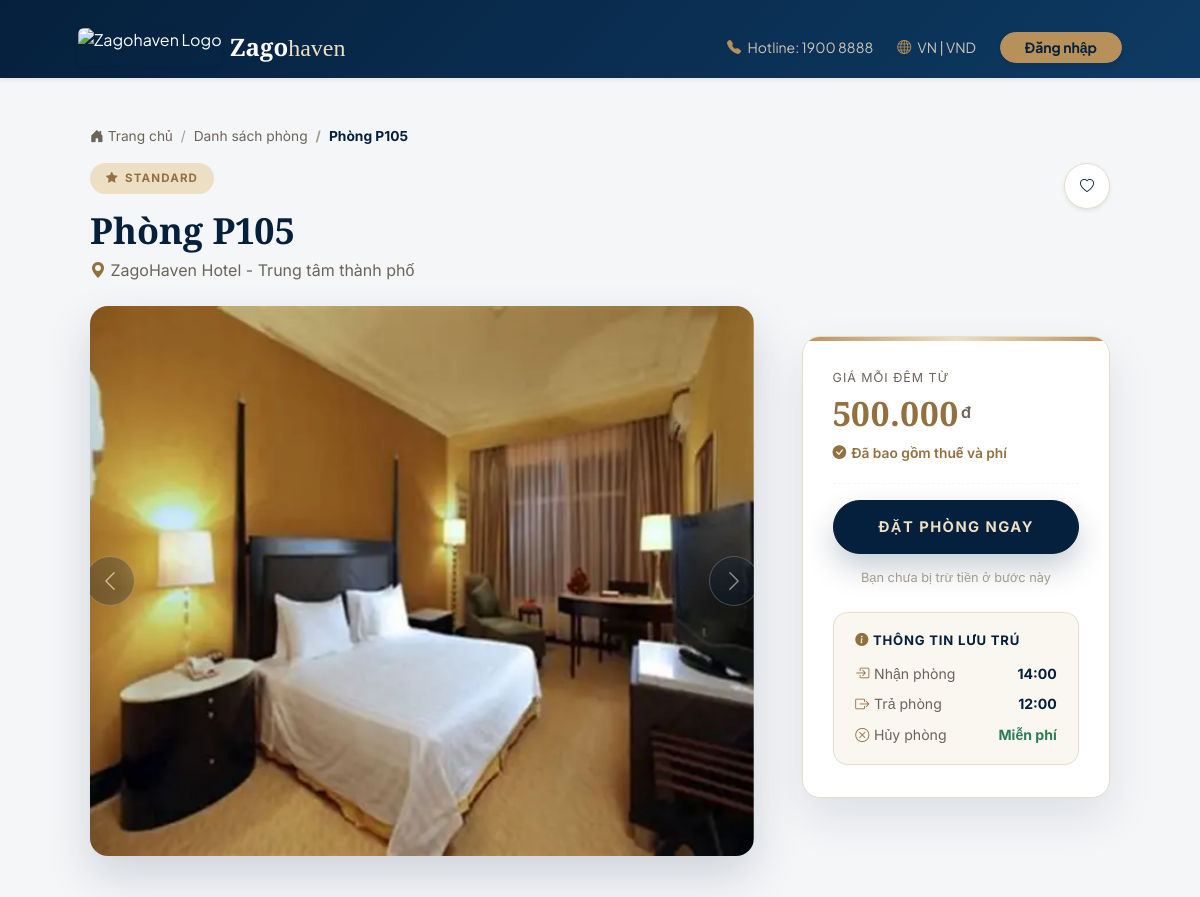
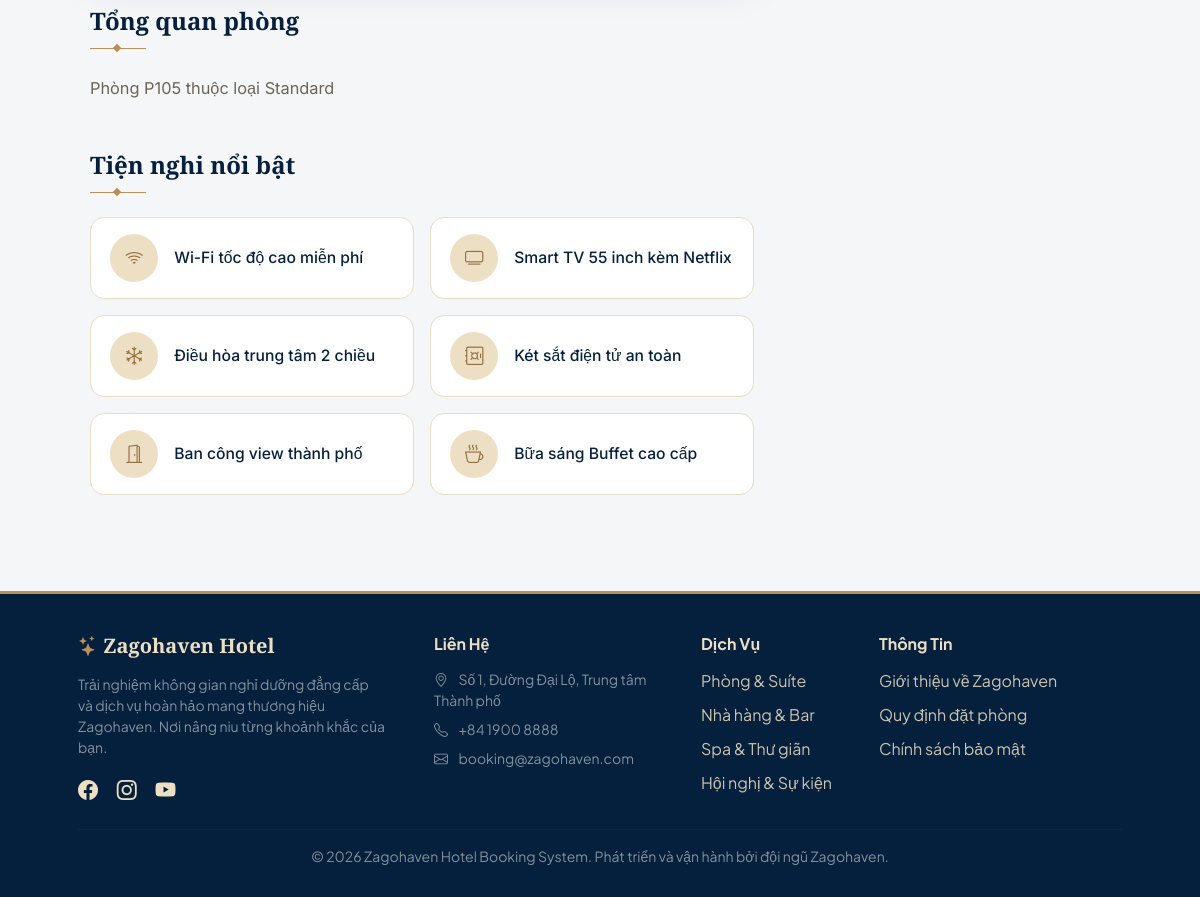
Page /room/50/ on the committed database (2 pictures, top to bottom).
### booking/models.py (models this page shows, shortened)
class Room(models.Model):
    HOUSEKEEPING_STATUS = (
        ('CLEAN', 'Sạch sẽ - Sẵn sàng đón khách'),
        ('DIRTY', 'Chưa dọn - Khách vừa check-out'),
        ('MAINTENANCE', 'Đang bảo trì/Sửa chữa'),
    )
    category = models.ForeignKey(RoomCategory, on_delete=models.CASCADE, verbose_name="Thuộc loại phòng")
    room_number = models.CharField(max_length=10, unique=True, verbose_name="Số phòng")
    is_available = models.BooleanField(default=True, verbose_name="Còn trống")
    housekeeping_status = models.CharField(max_length=20, choices=HOUSEKEEPING_STATUS, default='CLEAN', verbose_name="Tình trạng dọn dẹp")
    description = models.TextField(default="Phòng sang trọng với đầy đủ tiện nghi.", verbose_name="Mô tả thêm")
    image = models.ImageField(upload_to='rooms/', null=True, blank=True, verbose_name="Ảnh đại diện")
    class Meta:
        verbose_name = "Phòng"
        verbose_name_plural = "Danh sách phòng"

class RoomCategory(models.Model):
    name = models.CharField(max_length=50)
    price_per_night = models.DecimalField(max_digits=10, decimal_places=2)
    capacity = models.IntegerField(default=2)
    def get_current_season_alert(self):
        today = timezone.now().date()
        active_seasons = SeasonalPricing.objects.filter(
            start_date__lte=today,
            end_date__gte=today
        )
        is_weekend = today.weekday() in [4, 5, 6]
        if not is_weekend:
            active_seasons = active_seasons.filter(is_weekend_only=False)
        active_season = active_seasons.first()
        return None
    class Meta:
        verbose_name = "Loại phòng"
        verbose_name_plural = "Các loại phòng"

### booking/views.py (the view)
# urls.py: path('room/<int:room_id>/', booking_views.room_detail, name='room_detail'),
def room_detail(request, room_id):
    room = get_object_or_404(Room, id=room_id)
    return render(request, 'booking/room_detail.html', {
        'room': room,
        'is_favorite': room.id in _get_favorite_room_ids(request.user),
    })

### booking/context_processors.py (called while the page is built, shortened)
def unread_messages(request):
    if not request.user.is_authenticated:
        return {'unread_message_count': 0}

### booking/views.py (called while the page is built)
def _get_favorite_room_ids(user):
    if not user.is_authenticated:
        return set()
    return set(Favorite.objects.filter(user=user).values_list('room_id', flat=True))

### booking/templates/booking/room_detail.html (shortened to what this page needs)
{% extends 'base.html' %}
{% block content %}
<div class="container mt-4 mb-5 lux-room-detail">
    <nav aria-label="breadcrumb" class="mb-3">
        <ol class="breadcrumb lux-breadcrumb">
            <li class="breadcrumb-item"><a href="{% url 'room_list' %}"><i class="bi bi-house-door-fill"></i> Trang chủ</a></li>
            <li class="breadcrumb-item"><a href="{% url 'room_list' %}">Danh sách phòng</a></li>
            <li class="breadcrumb-item active" aria-current="page">Phòng {{ room.room_number }}</li>
        </ol>
    </nav>
    <div class="d-flex justify-content-between align-items-start mb-4 flex-wrap gap-3">
        <div>
            <span class="lux-detail-badge"><i class="bi bi-star-fill"></i> {{ room.category.name }}</span>
            <h1 class="lux-detail-title">Phòng {{ room.room_number }}</h1>
            <p class="lux-detail-location mb-0"><i class="bi bi-geo-alt-fill"></i> ZagoHaven Hotel - Trung tâm thành phố</p>
        </div>
        <div>
            {% include 'booking/includes/favorite_button.html' with room=room is_favorite=is_favorite btn_class='favorite-btn-lg shadow-sm' %}
        </div>
    </div>
    <div class="row g-5">
        <div class="col-lg-8">
            <div id="roomImageCarousel" class="carousel slide lux-carousel overflow-hidden mb-5" data-bs-ride="carousel">
                <div class="carousel-inner">
                    {% if room.image %}
                    <div class="carousel-item active">
                        <img src="{{ room.image.url }}" class="d-block w-100" alt="Phòng {{ room.room_number }}" style="height: 550px; object-fit: cover;">
                    </div>
                    {% endif %}
                </div>
                {% if room.images.all %}
                <button class="carousel-control-prev" type="button" data-bs-target="#roomImageCarousel" data-bs-slide="prev">
                    <span class="carousel-control-prev-icon" aria-hidden="true"></span>
                </button>
                <button class="carousel-control-next" type="button" data-bs-target="#roomImageCarousel" data-bs-slide="next">
                    <span class="carousel-control-next-icon" aria-hidden="true"></span>
                </button>
                {% endif %}
            </div>
            <div class="mb-5">
                <h3 class="lux-section-title">Tổng quan phòng</h3>
                <div class="lux-section-divider"></div>
                <p class="lux-overview-text">{{ room.description }}</p>
            </div>
            <div>
                <h3 class="lux-section-title">Tiện nghi nổi bật</h3>
                <div class="lux-section-divider"></div>
                <div class="row g-3">
                    <div class="col-md-6">
                        <div class="lux-amenity">
                            <div class="lux-amenity-icon"><i class="bi bi-wifi"></i></div>
                            <span>Wi-Fi tốc độ cao miễn phí</span>
                        </div>
                    </div>
                    <div class="col-md-6">
                        <div class="lux-amenity">
                            <div class="lux-amenity-icon"><i class="bi bi-tv"></i></div>
                            <span>Smart TV 55 inch kèm Netflix</span>
                        </div>
                    </div>
                    <div class="col-md-6">
                        <div class="lux-amenity">
                            <div class="lux-amenity-icon"><i class="bi bi-snow"></i></div>
                            <span>Điều hòa trung tâm 2 chiều</span>
                        </div>
                    </div>
                    <div class="col-md-6">
                        <div class="lux-amenity">
                            <div class="lux-amenity-icon"><i class="bi bi-safe"></i></div>
                            <span>Két sắt điện tử an toàn</span>
                        </div>
                    </div>
                    <div class="col-md-6">
                        <div class="lux-amenity">
                            <div class="lux-amenity-icon"><i class="bi bi-door-open"></i></div>
                            <span>Ban công view thành phố</span>
                        </div>
                    </div>
                    <div class="col-md-6">
                        <div class="lux-amenity">
                            <div class="lux-amenity-icon"><i class="bi bi-cup-hot"></i></div>
                            <span>Bữa sáng Buffet cao cấp</span>
                        </div>
                    </div>
                </div>
            </div>
        </div>
        <div class="col-lg-4">
            <div class="lux-booking-card sticky-top" style="top: 30px;">
                <div class="lux-booking-body">
                    <div class="lux-price-label">Giá mỗi đêm từ</div>
                    <h2 class="lux-price-value">{{ room.category.price_per_night|floatformat:"0g" }}<sup>đ</sup></h2>
                    <div class="lux-price-included"><i class="bi bi-check-circle-fill"></i>Đã bao gồm thuế và phí</div>
                    <hr class="lux-booking-divider" style="margin: 1.2rem 0 1rem 0;">
                    <a href="{% url 'book_room' room.id %}" class="btn-lux-book">
                        Đặt phòng ngay
                    </a>
                    <p class="lux-book-note">Bạn chưa bị trừ tiền ở bước này</p>
                    <div class="lux-stay-info">
                        <h6><i class="bi bi-info-circle-fill"></i> Thông tin lưu trú</h6>
                        <div class="lux-stay-row">
                            <span class="label"><i class="bi bi-box-arrow-in-right"></i>Nhận phòng</span>
                            <span class="value">14:00</span>
                        </div>
                        <div class="lux-stay-row">
                            <span class="label"><i class="bi bi-box-arrow-right"></i>Trả phòng</span>
                            <span class="value">12:00</span>
                        </div>
                        <div class="lux-stay-row">
                            <span class="label"><i class="bi bi-x-circle"></i>Hủy phòng</span>
                            <span class="value free">Miễn phí</span>
                        </div>
                    </div>
                </div>
            </div>
        </div>
    </div>
</div>
{% endblock %}

### booking/templates/base.html (style rules this page uses)
:root { --ink: #05203c; --ink-soft: #0e3a63; --gold: #b8905a; --gold-deep: #93703f; --gold-soft: #ecdfc4; --ivory: #faf7f1; --line: #e6ddc8; --stone: #6b6459; }
body { font-family: 'Plus Jakarta Sans', sans-serif; background-color: #f5f6f8; -webkit-font-smoothing: antialiased; }

### rows in the picture
Room: room_number "P105", category.name "STANDARD", image (picture), description "Phòng P105 thuộc loại Standard", category.price_per_night "500.000"
